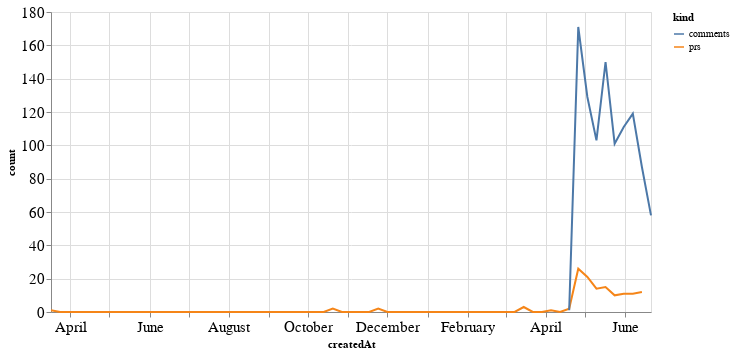

Notebook code cell kept with this figure:
### Code cell
alt.Chart(total_time, width=600).mark_line().encode(
    x='createdAt',
    y='count',
    color='kind'
)

### Figure 1 — Vega-Lite specification as saved in the notebook (floating-point values rounded to 4 significant figures; data arrays with more than 128 entries replaced by an {"elided": "..."} marker saying what was removed)
{"config": {"axisLeft": {"labelFontSize": 15}, "axisBottom": {"labelFontSize": 15}}, "data": {"name": "data-e6a18c0c09b224091cc0e2f919e487b3"}, "mark": "line", "encoding": {"color": {"type": "nominal", "field": "kind"}, "x": {"type": "temporal", "field": "createdAt"}, "y": {"type": "quantitative", "field": "count"}}, "width": 600, "$schema": "https://vega.github.io/schema/vega-lite/v4.8.1.json", "datasets": {"data-e6a18c0c09b224091cc0e2f919e487b3": {"elided": "134 records"}}}
